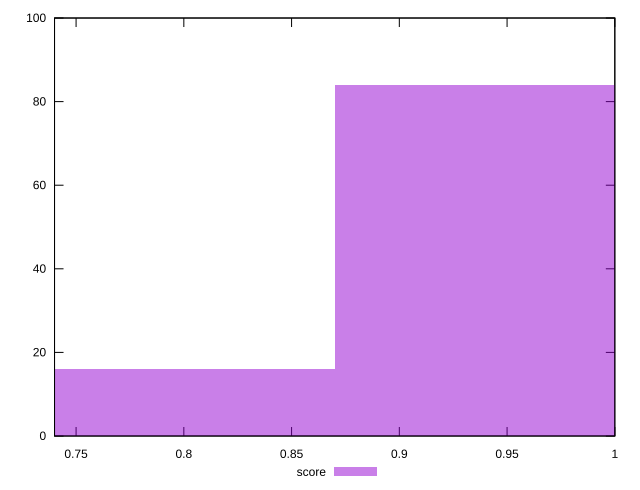

Recreate this plot in gnuplot.
reset

$score <<EOF
0.9369527364938276 84
0.8031023455661379 16
EOF

set key outside below
set boxwidth 0.13385039092768966
set xrange [0.74:1]
set yrange [0:100]
set trange [0:100]
set style fill transparent solid 0.5 noborder
set terminal svg size 640, 490 enhanced background rgb 'white'
set output "reprap/unused-css-rules/samples/pages+cached+noexternal/score/histogram.svg"

plot $score title "score" with boxes

reset
